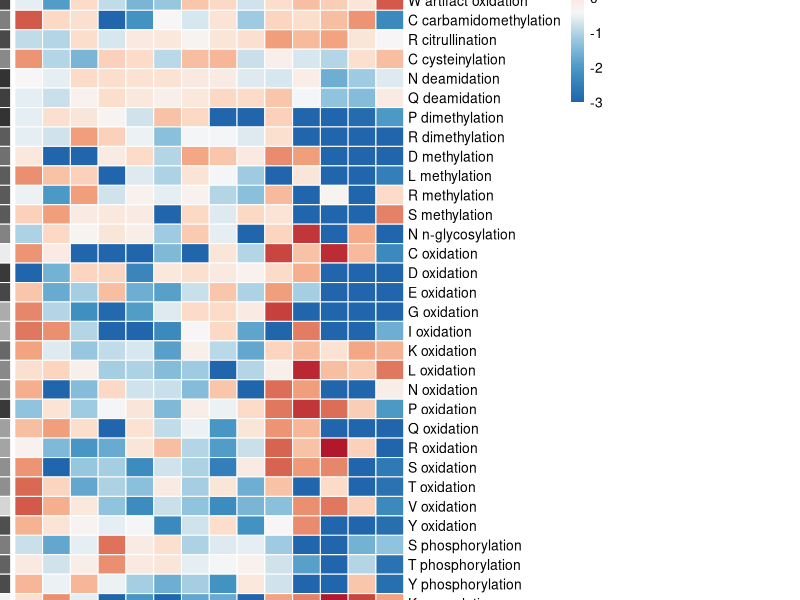
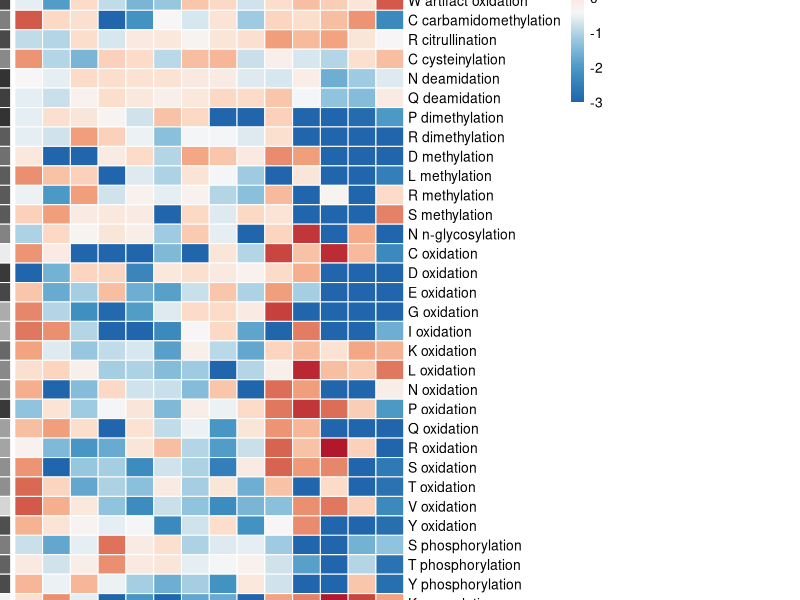
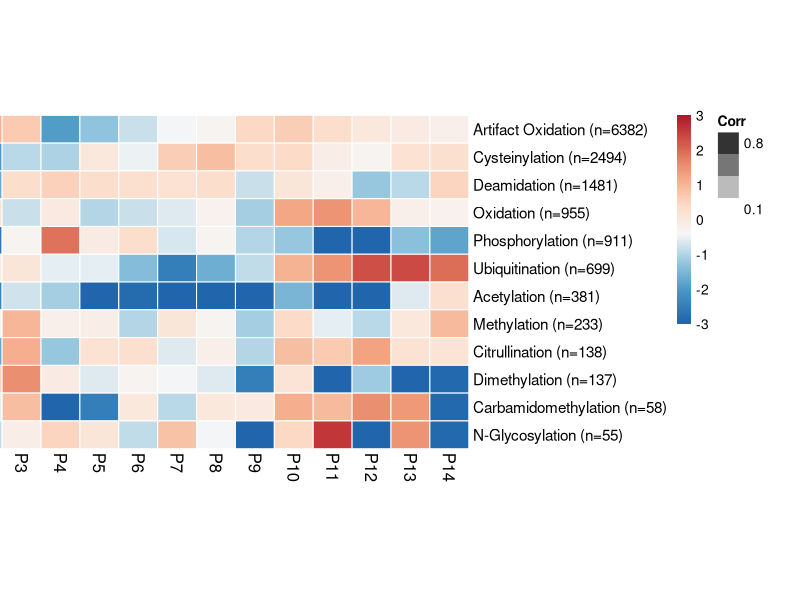
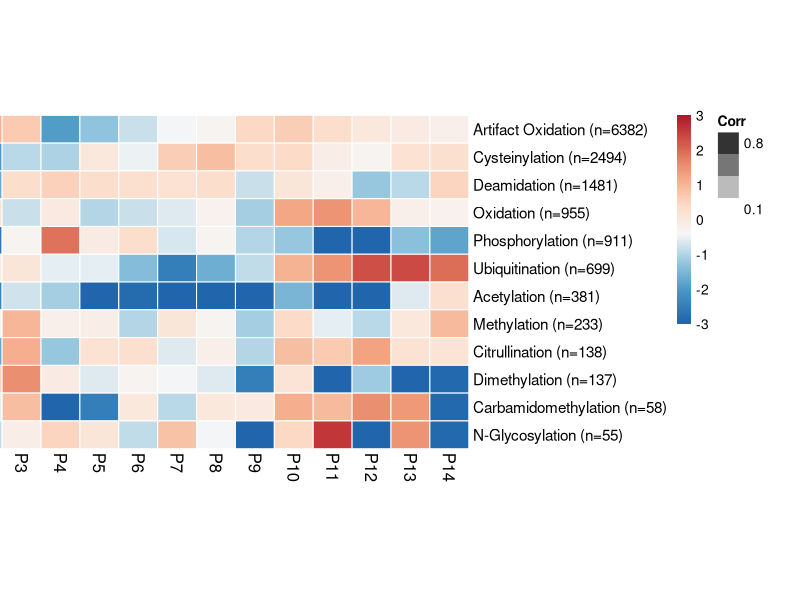

Generate these figures, in order, with R:
# =============================================================================
# FIGURE 4X: PTM Position Enrichment at P1-P14
# =============================================================================
# Shows log2 enrichment of PTM positions vs background across ALL peptide
# positions (P1–P14), rather than only the tail positions (8–14).
# Produces two heatmaps:
#   4X1 – PTM+Residue level (like Figure 4B)
#   4X2 – PTM level, all residues aggregated (like Figure 4B2)
#
# Data source: data_ptm_sites.csv, data_background.csv (from data_loader.R)
# =============================================================================

library(dplyr)
library(pheatmap)

# =============================================================================
# CONFIGURATION
# =============================================================================
positions <- 1:14       # Full peptide positions P1-P14
min_count_residue <- 20 # Minimum occurrences for PTM+Residue heatmap
min_count_ptm <- 50     # Minimum occurrences for PTM-level heatmap

output_dir <- "figure_panels"
dir.create(output_dir, showWarnings = FALSE)

# =============================================================================
# LOAD DATA
# =============================================================================
cat("=== Figure 4X: PTM Position Enrichment (P1-P14) ===\n\n")

ptm_data <- read.csv("figure_panels/data_ptm_sites.csv", stringsAsFactors = FALSE)
ptm_data <- ptm_data %>% filter(Length >= 8 & Length <= 14)
ptm_data$PTM_Residue <- paste(ptm_data$Residue, tolower(ptm_data$PTM))
cat("Loaded", nrow(ptm_data), "PTM records (length 8-14)\n")

background <- read.csv("figure_panels/data_background.csv", stringsAsFactors = FALSE)
background <- background %>% filter(Length >= 8 & Length <= 14)
bg_peptides <- background$Peptide
cat("Background peptides (length 8-14):", length(bg_peptides), "\n\n")

# Shared color palette
enrichment_colors <- colorRampPalette(c(
  "#2166AC", "#4393C3", "#92C5DE", "#F7F7F7",
  "#FDDBC7", "#F4A582", "#D6604D", "#B2182B"
))(100)
cap_value <- 3

# Column labels
col_labels <- paste0("P", positions)

# #############################################################################
# FIGURE 4X1 – PTM+Residue enrichment at P1-P14
# #############################################################################

cat("--- Figure 4X1: PTM+Residue enrichment (P1-P14) ---\n")

# ---- Background per-AA positional distribution ----
aa_list <- c("A","C","D","E","F","G","H","I","K","L",
             "M","N","P","Q","R","S","T","V","W","Y")

bg_counts <- matrix(0, nrow = length(aa_list), ncol = length(positions))
rownames(bg_counts) <- aa_list
colnames(bg_counts) <- positions

for (pos in positions) {
  aa_at_pos <- sapply(bg_peptides, function(pep) {
    if (nchar(pep) >= pos) substr(pep, pos, pos) else NA
  })
  aa_at_pos <- aa_at_pos[!is.na(aa_at_pos)]
  freq_table <- table(aa_at_pos)
  for (aa in names(freq_table)) {
    if (aa %in% aa_list) {
      bg_counts[aa, as.character(pos)] <- freq_table[aa]
    }
  }
}

# Normalize: P(position | AA)
bg_freq <- bg_counts
for (aa in aa_list) {
  total_aa <- sum(bg_counts[aa, ])
  if (total_aa > 0) bg_freq[aa, ] <- bg_counts[aa, ] / total_aa
}
cat("Background per-AA positional distribution calculated\n")

# ---- Enrichment per PTM+Residue ----
combo_counts <- table(ptm_data$PTM_Residue)
valid_combos <- names(combo_counts[combo_counts >= min_count_residue])
cat("PTM+Residue combos with >=", min_count_residue, ":", length(valid_combos), "\n")

enrichment_matrix <- matrix(NA, nrow = length(valid_combos), ncol = length(positions))
rownames(enrichment_matrix) <- valid_combos
colnames(enrichment_matrix) <- positions

corr_vec <- setNames(numeric(length(valid_combos)), valid_combos)

for (combo in valid_combos) {
  subset_data <- ptm_data[ptm_data$PTM_Residue == combo, ]
  target_residue <- subset_data$Residue[1]

  if (!(target_residue %in% aa_list)) {
    cat("  Skipping", combo, "(non-standard residue)\n")
    next
  }

  pos_freq <- setNames(numeric(length(positions)), positions)
  for (pos in positions) {
    n_at_pos <- sum(subset_data$Site == pos, na.rm = TRUE)
    pos_freq[as.character(pos)] <- n_at_pos / nrow(subset_data)
  }

  bg_residue_freq <- bg_freq[target_residue, ]
  pseudocount <- 0.001
  enrichment <- log2((pos_freq + pseudocount) / (bg_residue_freq + pseudocount))
  enrichment_matrix[combo, ] <- enrichment
  corr_vec[combo] <- cor(pos_freq, bg_residue_freq, use = "complete.obs")
}

enrichment_matrix[is.infinite(enrichment_matrix)] <- NA
valid_rows <- apply(enrichment_matrix, 1, function(x) !all(is.na(x)))
enrichment_matrix <- enrichment_matrix[valid_rows, , drop = FALSE]
corr_vec <- corr_vec[valid_rows]

cat("Valid combinations:", nrow(enrichment_matrix), "\n")

# Sort by PTM then residue
row_info <- data.frame(combo = rownames(enrichment_matrix), stringsAsFactors = FALSE)
row_info$Residue <- sapply(strsplit(row_info$combo, " "), `[`, 1)
row_info$PTM <- sapply(strsplit(row_info$combo, " "), function(x) paste(x[-1], collapse = " "))
row_info <- row_info[order(row_info$PTM, row_info$Residue), ]
row_order <- match(row_info$combo, rownames(enrichment_matrix))

enrichment_ordered <- enrichment_matrix[row_order, , drop = FALSE]
corr_ordered <- corr_vec[row_order]

combined_res <- cbind(Corr = corr_ordered, enrichment_ordered)
combined_res[, -1] <- pmin(pmax(combined_res[, -1], -cap_value), cap_value)

# Dimensions
n_rows <- nrow(combined_res)
n_cols <- length(positions)
cell_w <- 20
cell_h <- 14
fig_w <- (n_cols * cell_w / 72) + 8
fig_h <- (n_rows * cell_h / 72) + 2.5

row_ann <- data.frame(Corr = combined_res[, "Corr"])
rownames(row_ann) <- rownames(combined_res)
ann_cols <- list(Corr = colorRampPalette(c("white", "gray20"))(100))

# ---- Save PNG ----
png(file.path(output_dir, "Figure4X1_Position_P1P14_ByResidue.png"),
    width = fig_w, height = fig_h, units = "in", res = 300)

pheatmap(
  combined_res[, -1],
  cluster_rows = FALSE,
  cluster_cols = FALSE,
  color = enrichment_colors,
  breaks = seq(-cap_value, cap_value, length.out = 101),
  border_color = "white",
  cellwidth = cell_w,
  cellheight = cell_h,
  fontsize_row = 10,
  fontsize_col = 11,
  main = NA,
  labels_row = rownames(combined_res),
  labels_col = col_labels,
  legend = TRUE,
  legend_breaks = c(-3, -2, -1, 0, 1, 2, 3),
  legend_labels = c("-3", "-2", "-1", "0", "1", "2", "3"),
  annotation_row = row_ann,
  annotation_colors = ann_cols,
  annotation_legend = TRUE,
  annotation_names_row = TRUE
)
dev.off()
cat("Saved: Figure4X1_Position_P1P14_ByResidue.png\n")

# ---- Save PDF ----
pdf(file.path(output_dir, "Figure4X1_Position_P1P14_ByResidue.pdf"),
    width = fig_w, height = fig_h)
pheatmap(
  combined_res[, -1],
  cluster_rows = FALSE, cluster_cols = FALSE,
  color = enrichment_colors,
  breaks = seq(-cap_value, cap_value, length.out = 101),
  border_color = "white",
  cellwidth = cell_w, cellheight = cell_h,
  fontsize_row = 10, fontsize_col = 11,
  main = NA,
  labels_row = rownames(combined_res),
  labels_col = col_labels,
  legend = TRUE,
  legend_breaks = c(-3, -2, -1, 0, 1, 2, 3),
  legend_labels = c("-3", "-2", "-1", "0", "1", "2", "3"),
  annotation_row = row_ann, annotation_colors = ann_cols,
  annotation_legend = TRUE, annotation_names_row = TRUE
)
dev.off()
cat("Saved: Figure4X1_Position_P1P14_ByResidue.pdf\n")

# Save enrichment data
write.csv(combined_res, file.path(output_dir, "data_figure4X1_enrichment.csv"))

# #############################################################################
# FIGURE 4X2 – PTM-level enrichment at P1-P14 (all residues aggregated)
# #############################################################################

cat("\n--- Figure 4X2: PTM-level enrichment (P1-P14) ---\n")

# ---- Background overall positional distribution ----
bg_pos_counts <- setNames(numeric(length(positions)), positions)
for (pos in positions) {
  bg_pos_counts[as.character(pos)] <- sum(nchar(bg_peptides) >= pos)
}
bg_pos_freq <- bg_pos_counts / sum(bg_pos_counts)
cat("Background overall positional distribution calculated\n")

# ---- Enrichment per PTM ----
ptm_counts <- table(ptm_data$PTM)
valid_ptms <- names(ptm_counts[ptm_counts >= min_count_ptm])
cat("PTMs with >=", min_count_ptm, ":", length(valid_ptms), "\n")

enrich_ptm <- matrix(NA, nrow = length(valid_ptms), ncol = length(positions))
rownames(enrich_ptm) <- valid_ptms
colnames(enrich_ptm) <- positions

corr_ptm <- setNames(numeric(length(valid_ptms)), valid_ptms)
count_ptm <- setNames(numeric(length(valid_ptms)), valid_ptms)

for (ptm in valid_ptms) {
  subset_data <- ptm_data[ptm_data$PTM == ptm, ]
  count_ptm[ptm] <- nrow(subset_data)

  pos_freq <- setNames(numeric(length(positions)), positions)
  for (pos in positions) {
    n_at_pos <- sum(subset_data$Site == pos, na.rm = TRUE)
    pos_freq[as.character(pos)] <- n_at_pos / nrow(subset_data)
  }

  pseudocount <- 0.001
  enrich_ptm[ptm, ] <- log2((pos_freq + pseudocount) / (bg_pos_freq + pseudocount))
  corr_ptm[ptm] <- cor(pos_freq, bg_pos_freq, use = "complete.obs")
}

enrich_ptm[is.infinite(enrich_ptm)] <- NA

# Sort by count descending
so <- order(count_ptm[rownames(enrich_ptm)], decreasing = TRUE)
enrich_ptm <- enrich_ptm[so, , drop = FALSE]
corr_ptm <- corr_ptm[so]
count_ptm <- count_ptm[so]

combined_ptm <- cbind(Corr = corr_ptm, enrich_ptm)
combined_ptm[, -1] <- pmin(pmax(combined_ptm[, -1], -cap_value), cap_value)

row_labels_ptm <- paste0(rownames(combined_ptm), " (n=", count_ptm, ")")

n_rows2 <- nrow(combined_ptm)
cell_w2 <- 28
cell_h2 <- 20
fig_w2 <- (n_cols * cell_w2 / 72) + 5
fig_h2 <- (n_rows2 * cell_h2 / 72) + 3

row_ann2 <- data.frame(Corr = combined_ptm[, "Corr"])
rownames(row_ann2) <- rownames(combined_ptm)

# ---- Save PNG ----
png(file.path(output_dir, "Figure4X2_Position_P1P14_ByPTM.png"),
    width = fig_w2, height = fig_h2, units = "in", res = 300)

pheatmap(
  combined_ptm[, -1],
  cluster_rows = FALSE,
  cluster_cols = FALSE,
  color = enrichment_colors,
  breaks = seq(-cap_value, cap_value, length.out = 101),
  border_color = "white",
  cellwidth = cell_w2,
  cellheight = cell_h2,
  fontsize_row = 11,
  fontsize_col = 12,
  main = NA,
  labels_row = row_labels_ptm,
  labels_col = col_labels,
  legend = TRUE,
  legend_breaks = c(-3, -2, -1, 0, 1, 2, 3),
  legend_labels = c("-3", "-2", "-1", "0", "1", "2", "3"),
  annotation_row = row_ann2,
  annotation_colors = ann_cols,
  annotation_legend = TRUE,
  annotation_names_row = TRUE
)
dev.off()
cat("Saved: Figure4X2_Position_P1P14_ByPTM.png\n")

# ---- Save PDF ----
pdf(file.path(output_dir, "Figure4X2_Position_P1P14_ByPTM.pdf"),
    width = fig_w2, height = fig_h2)
pheatmap(
  combined_ptm[, -1],
  cluster_rows = FALSE, cluster_cols = FALSE,
  color = enrichment_colors,
  breaks = seq(-cap_value, cap_value, length.out = 101),
  border_color = "white",
  cellwidth = cell_w2, cellheight = cell_h2,
  fontsize_row = 11, fontsize_col = 12,
  main = NA,
  labels_row = row_labels_ptm,
  labels_col = col_labels,
  legend = TRUE,
  legend_breaks = c(-3, -2, -1, 0, 1, 2, 3),
  legend_labels = c("-3", "-2", "-1", "0", "1", "2", "3"),
  annotation_row = row_ann2, annotation_colors = ann_cols,
  annotation_legend = TRUE, annotation_names_row = TRUE
)
dev.off()
cat("Saved: Figure4X2_Position_P1P14_ByPTM.pdf\n")

# Save enrichment data
write.csv(combined_ptm, file.path(output_dir, "data_figure4X2_enrichment.csv"))

# =============================================================================
# SUMMARY
# =============================================================================
cat("\n=== Figure 4X Summary ===\n")
cat("4X1 - PTM+Residue combinations:", nrow(combined_res), "\n")
cat("4X2 - PTMs (aggregated):", nrow(combined_ptm), "\n")
cat("Positions analyzed: P1-P14\n")
cat("Peptide length filter: 8-14\n")
cat("Enrichment = log2(P(position|modified) / P(position|background))\n")
cat("Color scale: capped at +/-", cap_value, "\n")
